Frame 1 (no input): blank canvas, image omitted
Frame 60 (no input): blank canvas, image omitted
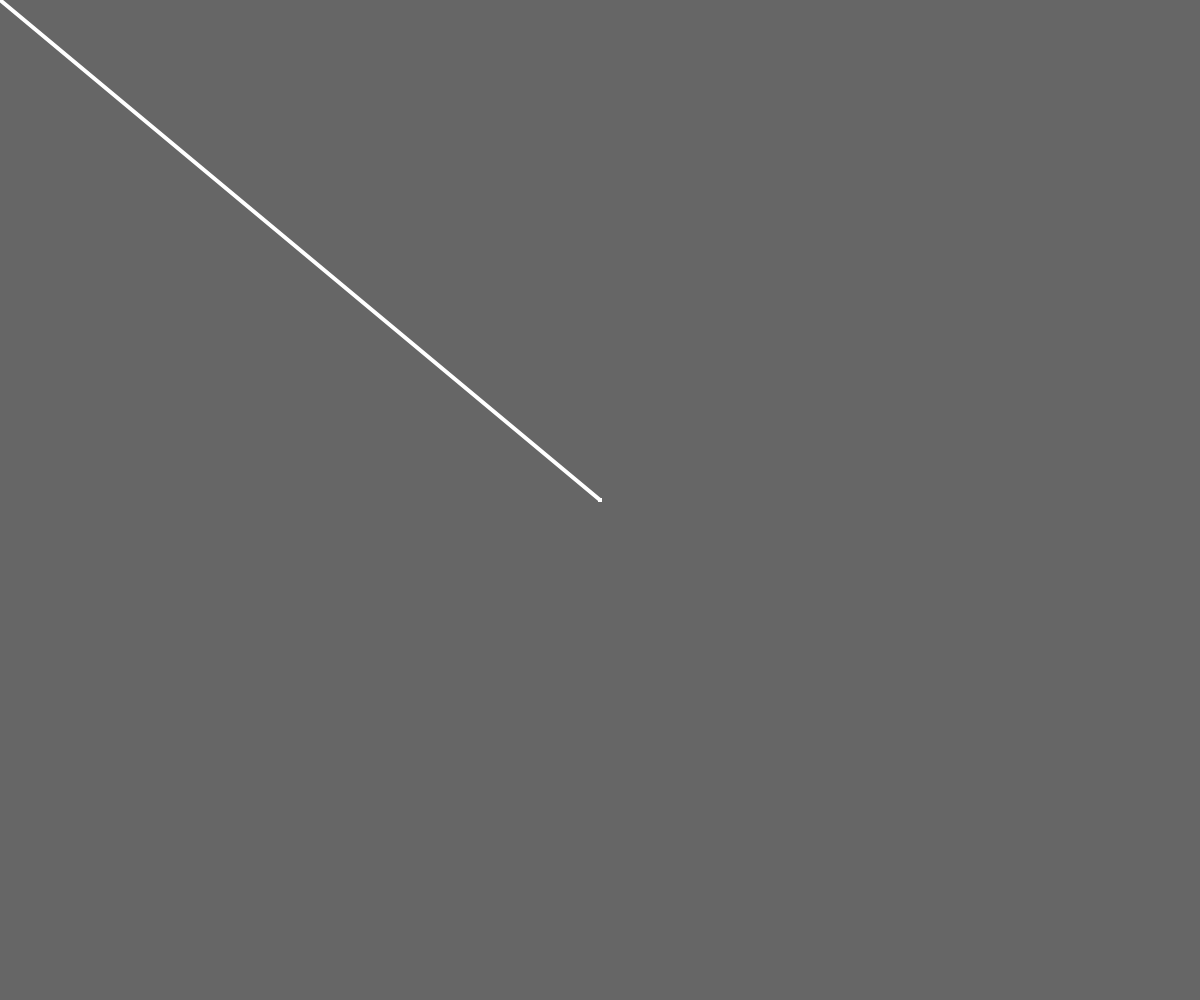
Frame 120 (the mouse pressed at the canvas centre since frame 60)

The p5.js sketch whose frames 1 and 60 were blank and that drew this single picture after the mouse press (run headless with seeded random() and noise() and a simulated clock; from frame 60 on, the mouse is pressed at the canvas centre):

// p5.js sketch
// ── sketch.js
function setup() {
  var cnv = createCanvas(windowWidth, windowHeight);
  cnv.style("display", "block");
  cnv.background(102);
}

function draw() {
  stroke(255);
  if (mouseIsPressed === true) {
    strokeWeight(4);
    line(mouseX, mouseY, pmouseX, pmouseY);
  }
}

// ── twitter.html
<!DOCTYPE html>
<iframe
  data-src="https://warm-gumption-dbeea0.netlify.app"
  frameborder="0"
  height="600"
  width="600"
  scrolling="no"
  allowfullscreen="true"
  allowtransparency="true"
  allow="autoplay; fullscreen"
  sandbox="allow-popups allow-popups-to-escape-sandbox allow-same-origin allow-scripts allow-presentation"
  src="https://warm-gumption-dbeea0.netlify.app"
>
</iframe>
